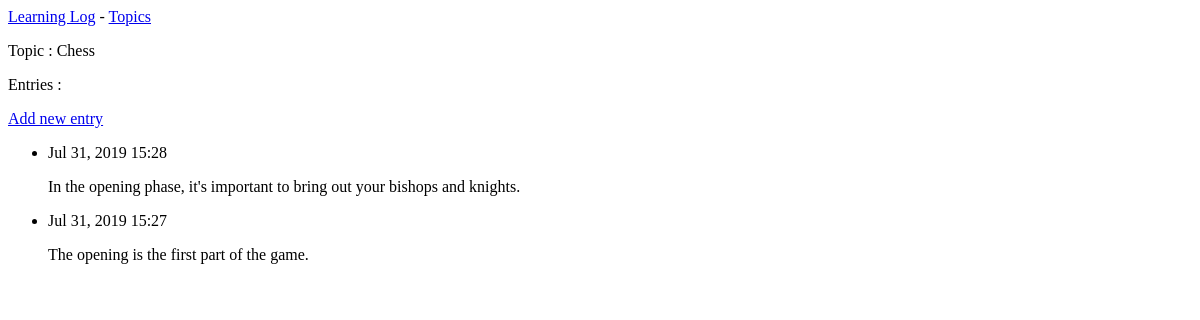
Page /topics/1/ on the earlier database version.
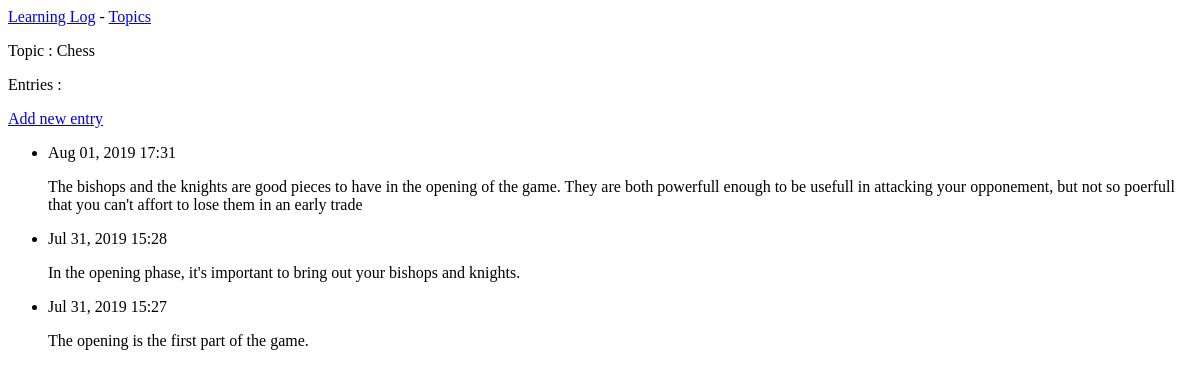
Same page on the later database version.
### learning_logs/models.py (models this page shows)
class Topic(models.Model):
    text = models.CharField(max_length=200)
    date_added = models.DateTimeField(auto_now_add=True)
    def __str__(self):
        return self.text

class Entry(models.Model):
    topic = models.ForeignKey(Topic, on_delete=models.CASCADE)
    text = models.TextField()
    date_added = models.DateTimeField(auto_now_add=True)

### learning_logs/views.py (the view)
# urls.py: path('topics/<int:topic_id>/', views.topic, name='topic'),
def topic(request, topic_id):
    topic = Topic.objects.get(id=topic_id)
    entries = topic.entry_set.order_by('-date_added')
    context = {'topic': topic, 'entries': entries}
    return render(request, 'learning_logs/topic.html', context)

### learning_logs/templates/learning_logs/topic.html
{% extends 'learning_logs/base.html' %}
{% block content %}
    <p>Topic : {{ topic }}</p>
    <p>Entries :</p>
    <p>
        <a href="{% url 'learning_logs:new_entry' topic.id %}">Add new entry</a>
    </p>
    <ul>
        {% for entry in entries %}
            <li>
                <p>{{ entry.date_added|date:'M d, Y H:i' }}</p>
                <p>{{ entry.text|linebreaks }}</p>
            </li>
        {% empty %}
            <li>There are no entries for this topic</li>
        {% endfor %}
    </ul>
{% endblock content %}

### learning_logs/templates/learning_logs/base.html
<p>
    <a href="{% url 'learning_logs:index' %}">Learning Log</a> -
    <a href="{% url 'learning_logs:topics' %}">Topics</a>
</p>
{% block content %}{% endblock content %}

Differences in the rows shown:
added Entry: date_added "Aug 01, 2019 17:31", text "The bishops and the knights are good pieces to have in the opening of the game. They are both powerfull enough to be usefull in attacking your opponement, but not so poerfull that you can't affort to lose them in an early trade"
